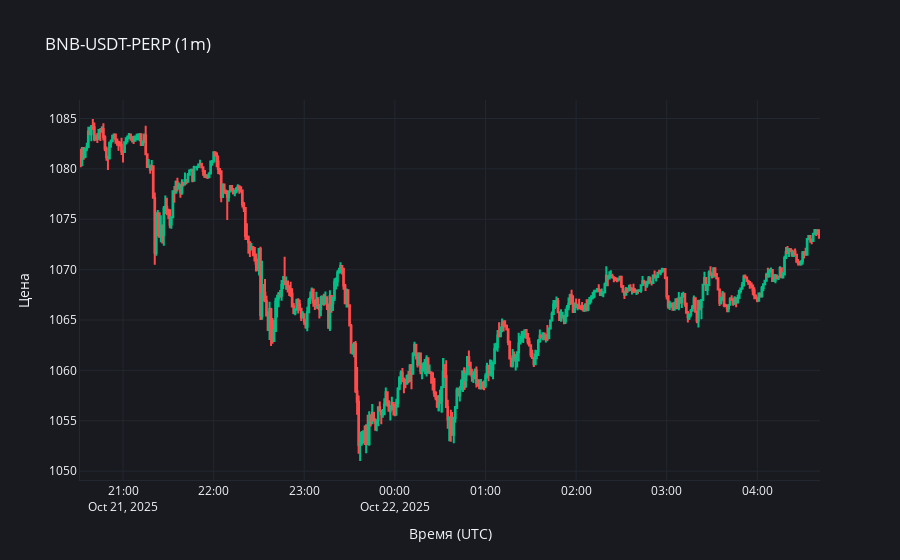

The notebook cell saved with this chart:
### Code cell
# Пример: последние 200 свечей из базовой таблицы
show_recent_chart(
    table_name=CANDLES_TABLE,
    exchange='BINANCE_FUTURES',
    symbol='BNB-USDT-PERP',
    interval=BASE_INTERVAL,
    limit=500,
    client_kwargs=CLIENT_KWARGS,
)

### Figure 1 — Plotly figure (JSON) as saved in the notebook; plotly's stock layout.template omitted (floating-point values rounded to 4 significant figures; data arrays with more than 128 entries replaced by an {"elided": "..."} marker saying what was removed)
{"data": [{"close": {"elided": "500 float values"}, "decreasing": {"fillcolor": "#FF4B4B", "line": {"color": "#FF4B4B"}}, "high": {"elided": "500 float values"}, "increasing": {"fillcolor": "#00C087", "line": {"color": "#00C087"}}, "low": {"elided": "500 float values"}, "name": "OHLC", "open": {"elided": "500 float values"}, "type": "candlestick", "x": {"elided": "500 str values"}}], "layout": {"hovermode": "x unified", "paper_bgcolor": "#181A20", "plot_bgcolor": "#181A20", "title": {"text": "BNB-USDT-PERP (1m)"}, "xaxis": {"gridcolor": "#23272F", "linecolor": "#23272F", "rangeslider": {"visible": false}, "showline": true, "title": {"text": "Время (UTC)"}}, "yaxis": {"gridcolor": "#23272F", "linecolor": "#23272F", "showline": true, "title": {"text": "Цена"}}}}
